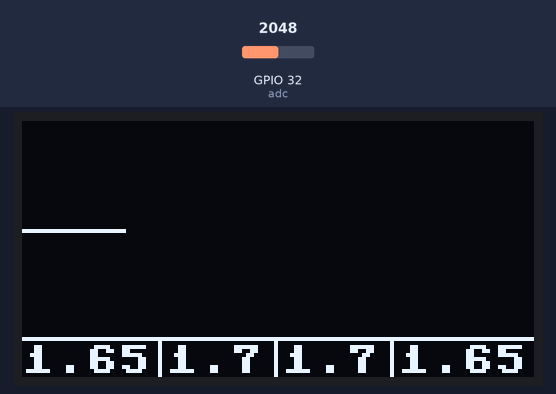
Recording of a program running on a simulated ESP32 board running MicroPython. Parts: 128×64 one-colour display. The test bench sets the inputs (shaded band); at power-on: GPIO 32 (adc) = 2048 (analog values on the 0–4095 scale).

Above: at 1.2 s.
1.3 s: GPIO 32 (adc) set to 2866
At 1.9 s:
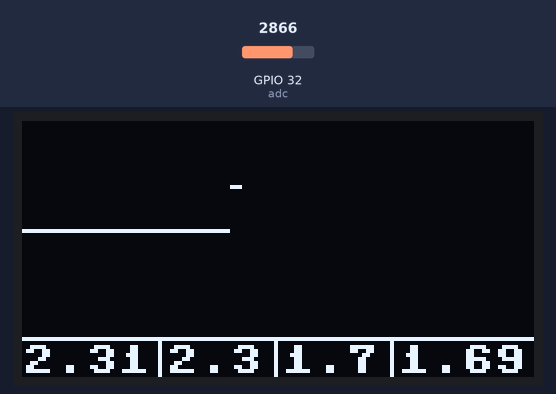
3.6 s: GPIO 32 (adc) set to 3603
At 4.8 s:
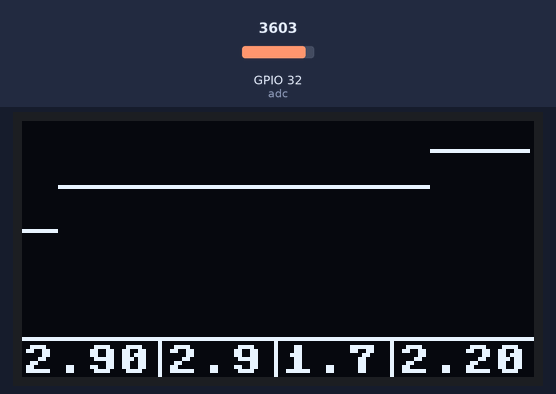
6.4 s: GPIO 32 (adc) set to 4095
At 7.6 s:
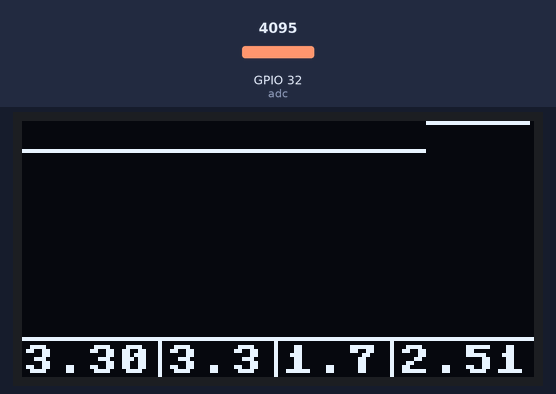
Timing chart, 0 to 9.4 s (numbered marks = the images above; inputs shaded):
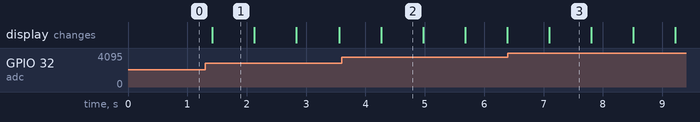

Measured:
- what the display in image 1 shows lasts 0.7 s, from 1.4 s to 2.1 s

The program:

OLED___.py
```python
'''
接线：OLED(IIC)
       SCL-->(18)
       SDA-->(23)
      待测信号-->(32)
屏幕底部从左到右依次显示当前值、最大值、最小值和平均值
'''

#导入Pin模块
from machine import Pin
import time
from machine import SoftI2C
from ssd1306 import SSD1306_I2C  #I2C的oled选该方法
from machine import ADC
from machine import Timer

#创建硬件I2C对象
#i2c=I2C(0,sda=Pin(19), scl=Pin(18), freq=400000)

#创建软件I2C对象
i2c = SoftI2C(sda=Pin(23), scl=Pin(18))
#创建OLED对象，OLED分辨率、I2C接口
oled = SSD1306_I2C(128, 64, i2c)
#定义ADC控制对象
adc=ADC(Pin(32))
adc.atten(ADC.ATTN_11DB)  #开启衰减，量程增大到3.3V

a=-1
b=0
d=0
e=3.3
total=0
count=0
oled.hline(0,54,128,1)#分割线
oled.show()  #执行显示

#定时器0中断函数
def time0_irq(time0):
    global a
    global b
    global d
    global e
    global total
    global count
    adc_vol=53*adc.read()//4095
    b=53-adc_vol
    c=3.3*adc.read()/4095
    if c>d :
        d=c
    if c<e :
        e=c
    a+=1
    count+=1
    total+=c
    avg=total/count
    if a==127 :
        a=126
        oled.vline(0,0,53,0)  #清除移动前显示区
        oled.scroll(-1,0)  #指定像素X轴移动
    oled.pixel(a,b,1)
    oled.fill_rect(0,55,128,9,0)  #清空数据
    oled.text("%.2f"%c, 0, 56) #当前值
    oled.vline(34,55,9,1) #分割线
    oled.text("%.1f"%d, 36, 56) #最大值
    oled.vline(63,55,9,1) #分割线
    oled.text("%.1f"%e, 65, 56) #最小值
    oled.vline(92,55,9,1) #分割线
    oled.text("%.2f"%avg, 94, 56) #平均值
    oled.show()  #执行显示


#程序入口
if __name__=="__main__":
    time0=Timer(0)  #创建time0定时器对象
    time0.init(period=1,mode=Timer.PERIODIC,callback=time0_irq)
    while True:
        pass
                
```
